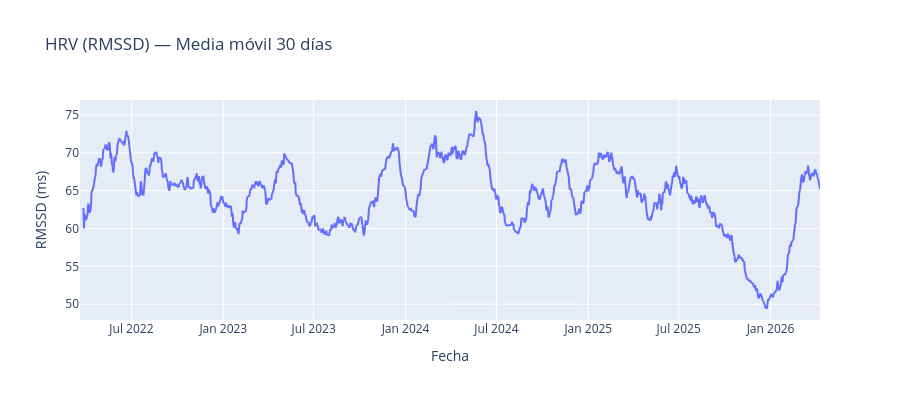

Write notebook code for a chart like this one.
### Code cell
# HRV (RMSSD) a lo largo del tiempo — rolling 30 días
df_recovery_clean = df_recovery.dropna(subset=['rmssd']).copy()
df_recovery_clean['rmssd_30d'] = df_recovery_clean['rmssd'].rolling(30, min_periods=7).mean()

fig = px.line(
    df_recovery_clean,
    x='night',
    y='rmssd_30d',
    title='HRV (RMSSD) — Media móvil 30 días',
    labels={'night': 'Fecha', 'rmssd_30d': 'RMSSD (ms)'},
)
fig.update_layout(height=400)
fig.show()

### Figure 1 — Plotly figure (JSON) as saved in the notebook; plotly's stock layout.template omitted (floating-point values rounded to 4 significant figures; data arrays with more than 128 entries replaced by an {"elided": "..."} marker saying what was removed)
{"data": [{"hovertemplate": "Fecha=%{x}<br>RMSSD (ms)=%{y}<extra></extra>", "legendgroup": "", "line": {"color": "#636efa", "dash": "solid"}, "marker": {"symbol": "circle"}, "mode": "lines", "name": "", "showlegend": false, "type": "scattergl", "x": {"elided": "1308 str values"}, "xaxis": "x", "y": {"elided": "1308 float values"}, "yaxis": "y"}], "layout": {"height": 400, "legend": {"tracegroupgap": 0}, "title": {"text": "HRV (RMSSD) — Media móvil 30 días"}, "xaxis": {"anchor": "y", "domain": [0, 1], "title": {"text": "Fecha"}}, "yaxis": {"anchor": "x", "domain": [0, 1], "title": {"text": "RMSSD (ms)"}}}}
